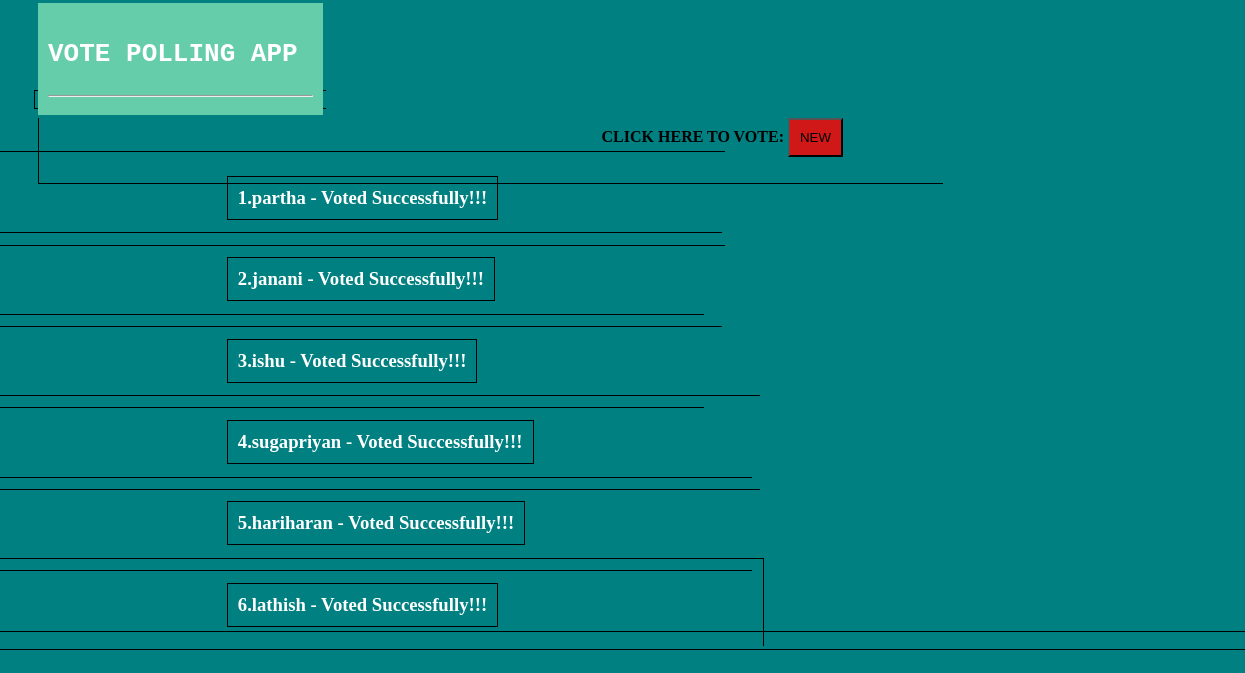
The app's page /, older data.
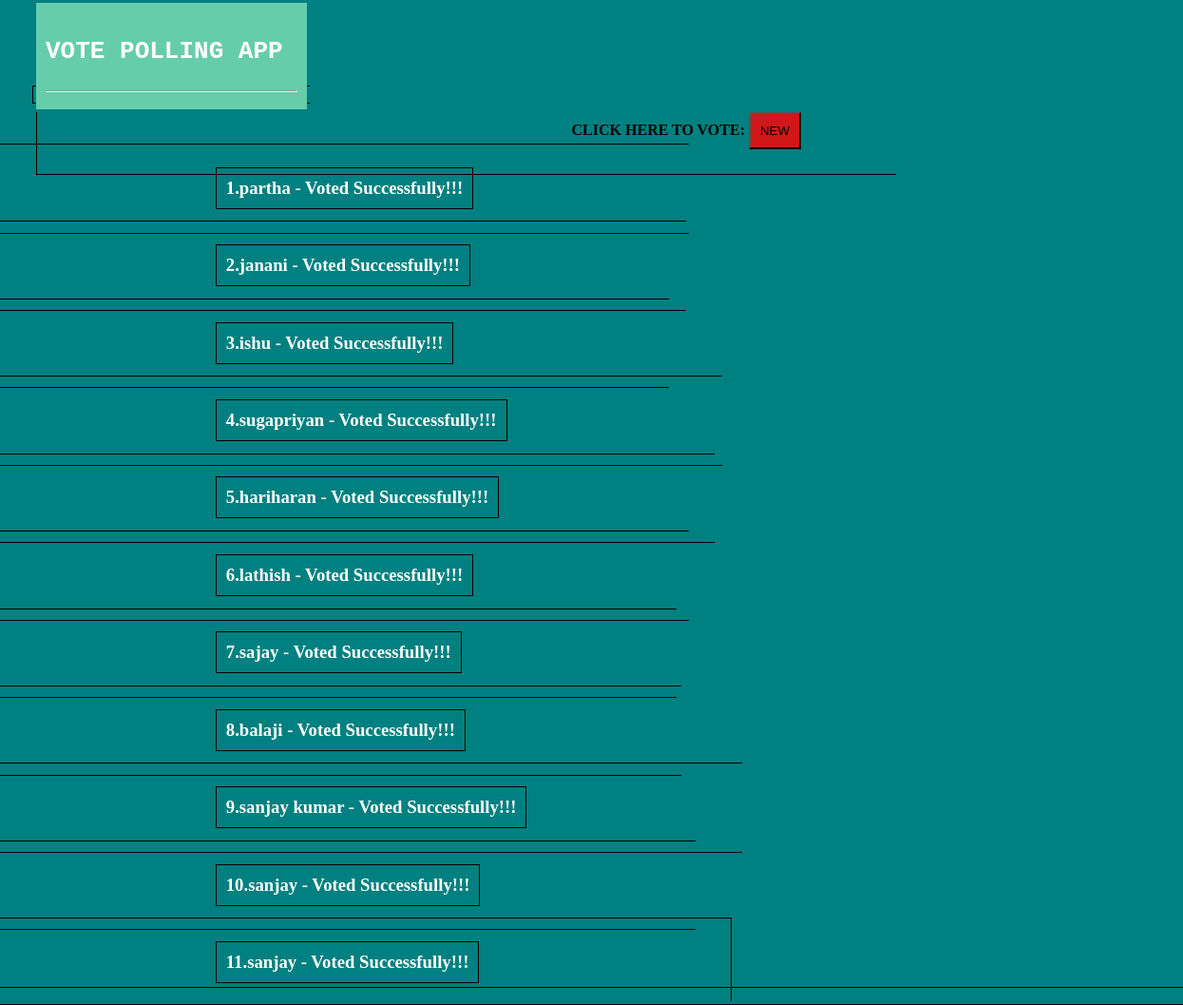
The same page, newer data.
### voting_app/models.py (models this page shows, shortened)
class Data(models.Model):
    name = models.CharField(max_length=30)
    adhar_id = models.IntegerField()
    voter_id = models.SlugField(max_length=10)
    vote = models.CharField(max_length=30)

### voting_app/views.py (the view)
# urls.py: path('', views.home, name = 'home'),
def home(request):
    d = Data.objects.all()
    return render(request,'home.html', {'d':d})

### voting_app/template/home.html
{% extends 'base.html' %}
{% block content %}
<div class="cone">
    <strong>CLICK HERE TO VOTE: </strong>
    <a href="{% url 'new' %}"><input type="submit" value="NEW" id="btn-1"></a>
</div>
{% for i in d %}
<h3 style="border: 1px solid black;color: white ;margin-left:6cm;margin-right: 6cm;padding: 10px; text-align: left;">{{i.id}}.{{i.name}} - Voted Successfully!!!</h3>
{% endfor %}
{% endblock content %}

### voting_app/template/base.html (shortened to what this page needs)
<!DOCTYPE html>
<html>
<head>
</head>
<body>
    <div class="head">
		<h1> <pre>VOTE POLLING APP </pre></h1>
		<hr>
	</div>
<div class="m1">
    <ul>
    <div class="ctwo">
        {% block content %}
        {% endblock content %}
    </div>
    </ul>
</div>
</body>
</html>

### voting_app/template/base.html (style rules this page uses)
.head { margin:3px; padding:10px; color:white; border:1px grey; text-align:center; background-color:mediumaquamarine; }
body { display:ruby; border: 1px solid black; margin: 9mm; background-color:teal; }
.cone { margin-left: 525px; }
.ctwo { display:ruby; margin:1cm; padding: 1cm; border: 1px solid black; text-align: center; font-display:inherit; }
#btn-1 { padding: 10px; background:rgba(255, 0, 0, 0.816); margin-right: 100px; }
ul { list-style-type: none; overflow: hidden; margin: 0px; padding: 0px; }

Row changes from the older to the newer data that the page shows:
added Data: id "7", name "sajay"
added Data: id "8", name "balaji"
added Data: id "9", name "sanjay kumar"
added Data: id "10", name "sanjay"
added Data: id "11", name "sanjay"
